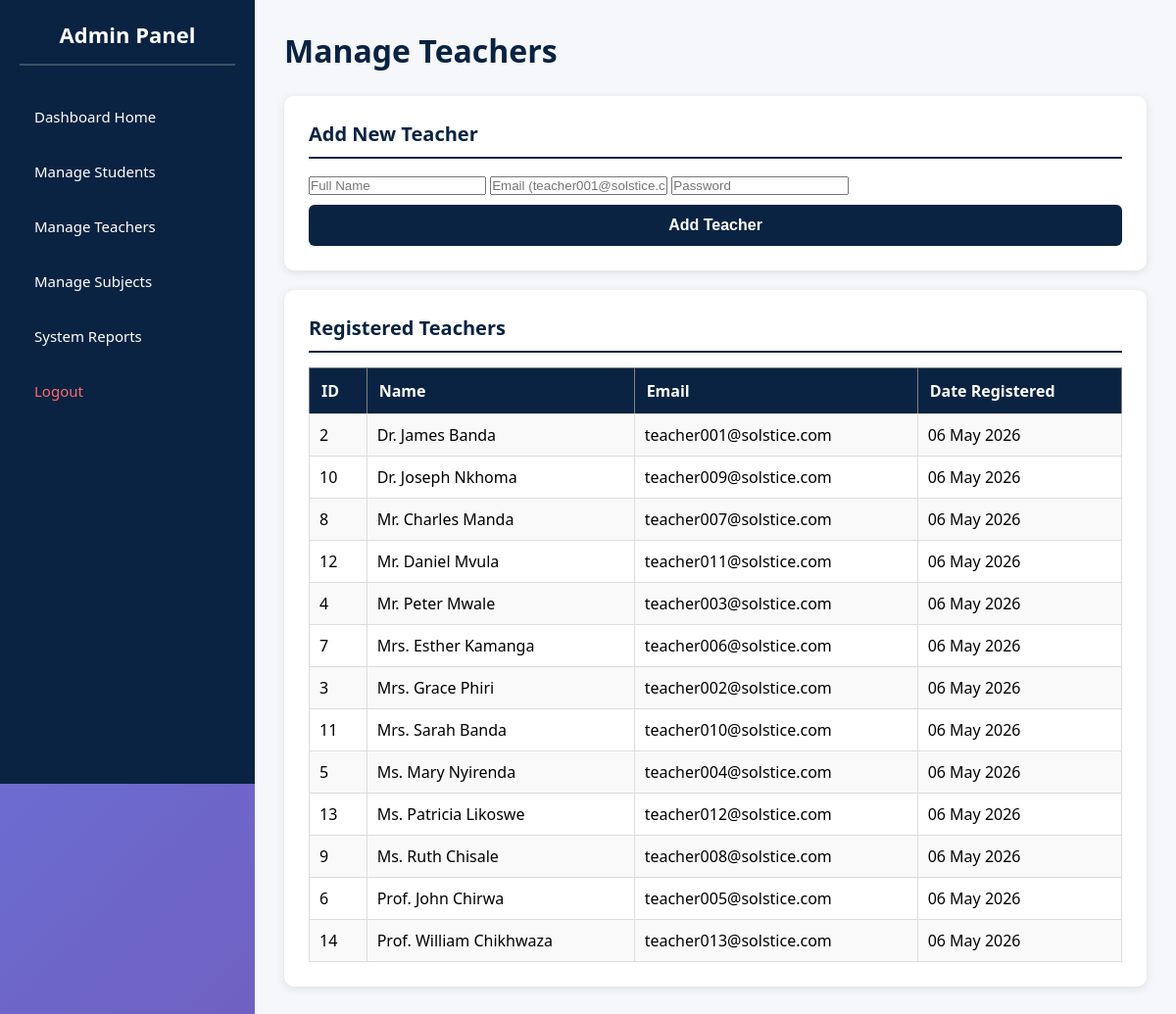
Page /admin_manage_teachers.php (signed in) on the committed database.
### tables this page shows
CREATE TABLE users (
    id INT AUTO_INCREMENT PRIMARY KEY,
    name VARCHAR(255) NOT NULL,
    email VARCHAR(255) UNIQUE NOT NULL,
    password VARCHAR(255) NOT NULL,
    role ENUM('student', 'teacher', 'admin') NOT NULL,
    gender ENUM('Male', 'Female') DEFAULT NULL,
    district VARCHAR(100) DEFAULT NULL,
    created_at TIMESTAMP DEFAULT CURRENT_TIMESTAMP
);

### admin_manage_teachers.php (the view, shortened to what this page needs)
<?php
require_once 'config.php';
$teachers = $conn->query("SELECT id, name, email, created_at FROM users WHERE role = 'teacher' ORDER BY name ASC");
?>
<!DOCTYPE html>
<html>
<head>
    <link rel="stylesheet" href="sec.css">
</head>
<body>
    <div class="dashboard-container">
        <div class="sidebar">
            <h2>Admin Panel</h2>
            <ul>
                <li><a href="admin_dashboard.php">Dashboard Home</a></li>
                <li><a href="admin_manage_students.php"> Manage Students</a></li>
                <li><a href="admin_manage_teachers.php"> Manage Teachers</a></li>
                <li><a href="admin_manage_subjects.php"> Manage Subjects</a></li>
                <li><a href="admin_system_reports.php"> System Reports</a></li>
                <li><a href="logout.php" style="color: #ff6b6b;"> Logout</a></li>
            </ul>
        </div>
        <div class="main-content">
            <h1>Manage Teachers</h1>
            <div class="card" style="margin-bottom: 20px;">
                <h3>Add New Teacher</h3>
                <form method="POST">
                    <input type="text" name="name" placeholder="Full Name" required>
                    <input type="email" name="email" placeholder="Email (teacher001@solstice.com)" required>
                    <input type="password" name="password" placeholder="Password" required minlength="6">
                    <button type="submit" name="add_teacher" class="btn">Add Teacher</button>
                </form>
            </div>
            <div class="card">
                <h3>Registered Teachers</h3>
                <table border="1" cellpadding="10" style="width: 100%; border-collapse: collapse;">
                    <tr style="background-color: #0A2342; color: white;">
                        <th>ID</th>
                        <th>Name</th>
                        <th>Email</th>
                        <th>Date Registered</th>
                    </tr>
                    <?php if ($teachers && $teachers->num_rows > 0): ?>
                        <?php while($row = $teachers->fetch_assoc()): ?>
                        <tr>
                            <td><?php echo $row['id']; ?></td>
                            <td><?php echo htmlspecialchars($row['name']); ?></td>
                            <td><?php echo htmlspecialchars($row['email']); ?></td>
                            <td><?php echo date('d M Y', strtotime($row['created_at'])); ?></td>
                        </tr>
                        <?php endwhile; ?>
                    <?php else: ?>
                        <tr><td colspan="4" style="text-align:center;">No teachers found.</td></tr>
                    <?php endif; ?>
                </table>
            </div>
        </div>
    </div>
</body>
</html>

### sec.css (style rules this page uses)
* { margin: 0; padding: 0; box-sizing: border-box; }
body { font-family: 'Segoe UI', Tahoma, Geneva, Verdana, sans-serif; background: linear-gradient(135deg, #667eea 0%, #764ba2 100%); min-height: 100vh; }
.btn { width: 100%; padding: 12px; background: #0A2342; color: white; border: none; border-radius: 6px; font-size: 16px; font-weight: bold; cursor: pointer; transition: background 0.3s; margin-top: 10px; }
.dashboard-container { display: flex; min-height: 100vh; }
.sidebar { width: 260px; background: #0A2342; color: white; padding: 20px; position: fixed; height: 100vh; overflow-y: auto; }
.sidebar h2 { margin-bottom: 30px; font-size: 22px; text-align: center; padding-bottom: 15px; border-bottom: 2px solid rgba(255,255,255,0.2); }
.sidebar ul { list-style: none; }
.sidebar ul li { margin: 12px 0; }
.sidebar ul li a { color: white; text-decoration: none; display: block; padding: 12px 15px; border-radius: 6px; transition: background 0.3s; font-size: 15px; }
.main-content { margin-left: 260px; padding: 30px; flex: 1; background: #f5f7fa; min-height: 100vh; }
.main-content h1 { color: #0A2342; margin-bottom: 25px; font-size: 32px; }
.card { background: white; padding: 25px; border-radius: 10px; box-shadow: 0 2px 10px rgba(0,0,0,0.1); margin-bottom: 20px; }
.card h3 { color: #0A2342; margin-bottom: 15px; font-size: 20px; border-bottom: 2px solid #0A2342; padding-bottom: 10px; }
table { width: 100%; border-collapse: collapse; margin-top: 15px; }
table th { background: #0A2342; color: white; padding: 12px; text-align: left; }
table td { padding: 10px; border: 1px solid #ddd; }
table tr:nth-child(even) { background: #f9f9f9; }

### rows in the picture
users: id "2", name "Dr. James Banda", email "teacher001@solstice.com", created_at "06 May 2026"
users: id "10", name "Dr. Joseph Nkhoma", email "teacher009@solstice.com", created_at "06 May 2026"
users: id "8", name "Mr. Charles Manda", email "teacher007@solstice.com", created_at "06 May 2026"
users: id "12", name "Mr. Daniel Mvula", email "teacher011@solstice.com", created_at "06 May 2026"
users: id "4", name "Mr. Peter Mwale", email "teacher003@solstice.com", created_at "06 May 2026"
users: id "7", name "Mrs. Esther Kamanga", email "teacher006@solstice.com", created_at "06 May 2026"
users: id "3", name "Mrs. Grace Phiri", email "teacher002@solstice.com", created_at "06 May 2026"
users: id "11", name "Mrs. Sarah Banda", email "teacher010@solstice.com", created_at "06 May 2026"
users: id "5", name "Ms. Mary Nyirenda", email "teacher004@solstice.com", created_at "06 May 2026"
users: id "13", name "Ms. Patricia Likoswe", email "teacher012@solstice.com", created_at "06 May 2026"
users: id "9", name "Ms. Ruth Chisale", email "teacher008@solstice.com", created_at "06 May 2026"
users: id "6", name "Prof. John Chirwa", email "teacher005@solstice.com", created_at "06 May 2026"
users: id "14", name "Prof. William Chikhwaza", email "teacher013@solstice.com", created_at "06 May 2026"
